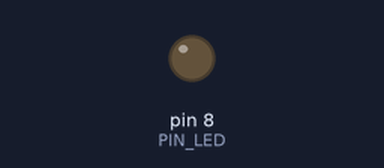
Bench run of a sketch on a simulated Arduino Uno, built with avr-gcc and run on an emulated ATmega328P. Shown: output pins drawn as LEDs (lit = HIGH). The local clock reads 2024-03-15 10:24:30 at power-on unless the sketch sets it; what the sketch prints to the serial monitor is not drawn.

Above: at 5.0 s.
Timing chart, 0 to 13.0 s (numbered marks = the images above):
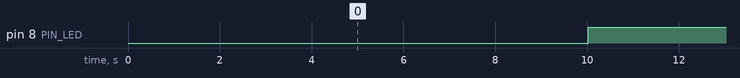

Measured:
- by itself, pin 8 (PIN_LED): alternates HIGH for 4.2 s and LOW for 5.8 s

The sketch:

alarmRTC.ino
```cpp
// Contoh penggunaan alarm

#include "TimeLib.h"
#include "TimeAlarms.h"
#include <Wire.h>
#include "RTClib.h"

const byte PIN_LED = 8;
const int INTERVAL_LED = 4000;

unsigned long waktuAwal = millis();
boolean led_hidup = false;

RTC_DS1307 rtc;

void setup()
{
  Serial.begin(9600);

  pinMode(PIN_LED, OUTPUT);

  if (!rtc.begin())
  {
    Serial.println("RTC tidak dikenal!");
    while (true);
  }

  // Sinkronisasi waktu
  setSyncProvider(syncProvider);

  // Tentukan alarm
  Alarm.timerRepeat(10, aktifkanLED);

  Serial.println("Penjadualan telah dilakukan...");
}

void  loop()
{
  tampilkanJam();

  if (led_hidup)
    if (abs(millis() - waktuAwal) > INTERVAL_LED)
    {
      led_hidup = false;
      digitalWrite(PIN_LED, LOW);
      Serial.println("LED dimatikan");
    }

  Alarm.delay(1000); // Tunggu satu detik
}

// Fungsi yang dijalankan per 10 detik
void aktifkanLED()
{
  waktuAwal = millis();
  led_hidup = true;
  Serial.println("LED dihidupkan");
  digitalWrite(PIN_LED, HIGH);
}

void tampilkanJam()
{
  tampil2digit(hour());
  Serial.print(':');
  tampil2digit(minute());
  Serial.print(':');
  tampil2digit(second());
  Serial.println();
}

void tampil2digit(int bil)
{
  if (bil < 10 && bil >= 0)
    Serial.print('0');

  Serial.print(bil);
}

uint32_t syncProvider()
{
  return rtc.now().unixtime();
}
```
